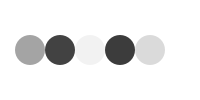
Frame 1 (no input)
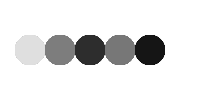
Frame 60 (the mouse pressed at the canvas centre just before this capture)
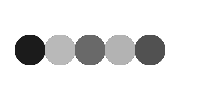
Frame 120 (the mouse held since frame 60 and released just before this capture)

The Processing sketch that drew these frames (run headless with seeded random() and noise(); from frame 60 on, the mouse is pressed at the canvas centre):

// Processing sketch: processing_76383
// ── processing_76383.pde

float[] chicken = new float[5];
float radius = 10;
float xStep = radius*3;

void setup() {
  size(200, 100);
  background(255);
  smooth();
  for (int i = 0; i < chicken.length; i ++) {
    chicken[i] = random(0, 255.00001);
  }
}

void draw() {
  noStroke();
  drawEllipses();
  updateFill();
}

void drawEllipses() {
  for (int i = 0; i < chicken.length; i ++) {
    fill(chicken[i]);
    ellipse((i+1)*xStep, height/2, 30, 30);
  }
}

void updateFill(){
  for (int i = 0; i < chicken.length; i ++) {
    if (chicken[i]>255) {
      chicken[i] = 0;
    } 
    else {
      chicken[i] +=1;
    }
  }
}
